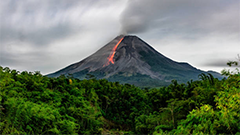
#> input picture photos/volcano.png, 240 x 135 px
$ python convert_image_to_rgb565.py ../photos/volcano.png out.png
#> lines starting #> are read from the running program, lines starting #| are printed output that depends on the picture
#!/usr/bin/env python3
"""
Image to RGB565 converter for M5StickC Plus
Converts images to RGB565 little-endian format for MicroPython display
"""

import sys
import os
from PIL import Image
import struct

def rgb_to_rgb565(r, g, b):
    """Convert RGB888 to RGB565"""
    r = (r >> 3) & 0x1F
    g = (g >> 2) & 0x3F
    b = (b >> 3) & 0x1F
    return (r << 11) | (g << 5) | b

def convert_image_to_rgb565(input_path, output_path, target_width=135, target_height=240):
    """Convert image to RGB565 format for M5StickC Plus"""
#> called with input_path = '../photos/volcano.png', output_path = 'out.png.rgb565', target_width = 135, target_height = 240

    print(f"Converting {input_path} to RGB565 format...")

    try:
        # Open and resize image
        with Image.open(input_path) as img:
#> img is the input picture: PIL image 240x135 RGBA; mean R, G, B, A 104.8, 116.5, 100.1, 254.8
            print(f"Original size: {img.size}")
#| Original size: (240, 135)

            # Convert to RGB if needed
            if img.mode != 'RGB':
                img = img.convert('RGB')
#> img: PIL image 240x135 RGB

            # Resize to target dimensions
            img_resized = img.resize((target_width, target_height), Image.Resampling.LANCZOS)
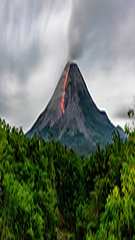
#> img_resized: PIL image 135x240 RGB; mean R, G, B 104.8, 116.5, 100.1
            print(f"Resized to: {img_resized.size}")
#| Resized to: (135, 240)

            # Convert to RGB565
            rgb565_data = bytearray()

            for y in range(target_height):
                for x in range(target_width):
                    r, g, b = img_resized.getpixel((x, y))
                    rgb565 = rgb_to_rgb565(r, g, b)

                    # Store as little endian (low byte first)
                    rgb565_data.append(rgb565 & 0xFF)        # Low byte
                    rgb565_data.append((rgb565 >> 8) & 0xFF) # High byte

            # Save RGB565 data
            with open(output_path, 'wb') as f:
                f.write(rgb565_data)

            print(f"Converted image saved as: {output_path}")
            print(f"RGB565 data size: {len(rgb565_data)} bytes")
#| RGB565 data size: 64800 bytes
            print(f"Expected size: {target_width * target_height * 2} bytes")

            return True

    except Exception as e:
        print(f"Error converting image: {e}")
        return False

def create_micropython_array(rgb565_file, output_py_file, array_name="image_data"):
    """Create MicroPython-compatible array file"""
#> called with rgb565_file = 'out.png.rgb565', output_py_file = 'out.png_image.py', array_name = 'out.png_data'

    try:
        with open(rgb565_file, 'rb') as f:
            data = f.read()

        # Create Python file with byte array
        with open(output_py_file, 'w') as f:
            f.write(f'"""\n')
            f.write(f'RGB565 image data for MicroPython\n')
            f.write(f'Generated from {os.path.basename(rgb565_file)}\n')
            f.write(f'Size: {len(data)} bytes\n')
            f.write(f'"""\n\n')

            f.write(f'{array_name} = bytes([\n')

            # Write bytes in groups of 16 for readability
            for i in range(0, len(data), 16):
                chunk = data[i:i+16]
                hex_values = ', '.join(f'0x{b:02X}' for b in chunk)
                f.write(f'    {hex_values},\n')

            f.write('])\n\n')
            f.write(f'# Image dimensions\n')
            f.write(f'IMAGE_WIDTH = 135\n')
            f.write(f'IMAGE_HEIGHT = 240\n')

        print(f"MicroPython array saved as: {output_py_file}")
        return True

    except Exception as e:
        print(f"Error creating MicroPython array: {e}")
        return False

def main():
    if len(sys.argv) < 2:
        print("Usage: python convert_image_to_rgb565.py <input_image> [output_prefix]")
        print("Example: python convert_image_to_rgb565.py volcano.png volcano")
        sys.exit(1)

    input_image = sys.argv[1]
    output_prefix = sys.argv[2] if len(sys.argv) > 2 else os.path.splitext(os.path.basename(input_image))[0]

    if not os.path.exists(input_image):
        print(f"Error: Input file '{input_image}' not found")
        sys.exit(1)

    # Output files
    rgb565_file = f"{output_prefix}.rgb565"
    micropython_file = f"{output_prefix}_image.py"

    # Convert image
    if convert_image_to_rgb565(input_image, rgb565_file):
        # Create MicroPython array
        create_micropython_array(rgb565_file, micropython_file, f"{output_prefix}_data")
        print(f"\nConversion complete!")
        print(f"Files created:")
        print(f"  - {rgb565_file} (raw RGB565 data)")
        print(f"  - {micropython_file} (MicroPython array)")
    else:
        print("Conversion failed!")
        sys.exit(1)

if __name__ == "__main__":
    main()
